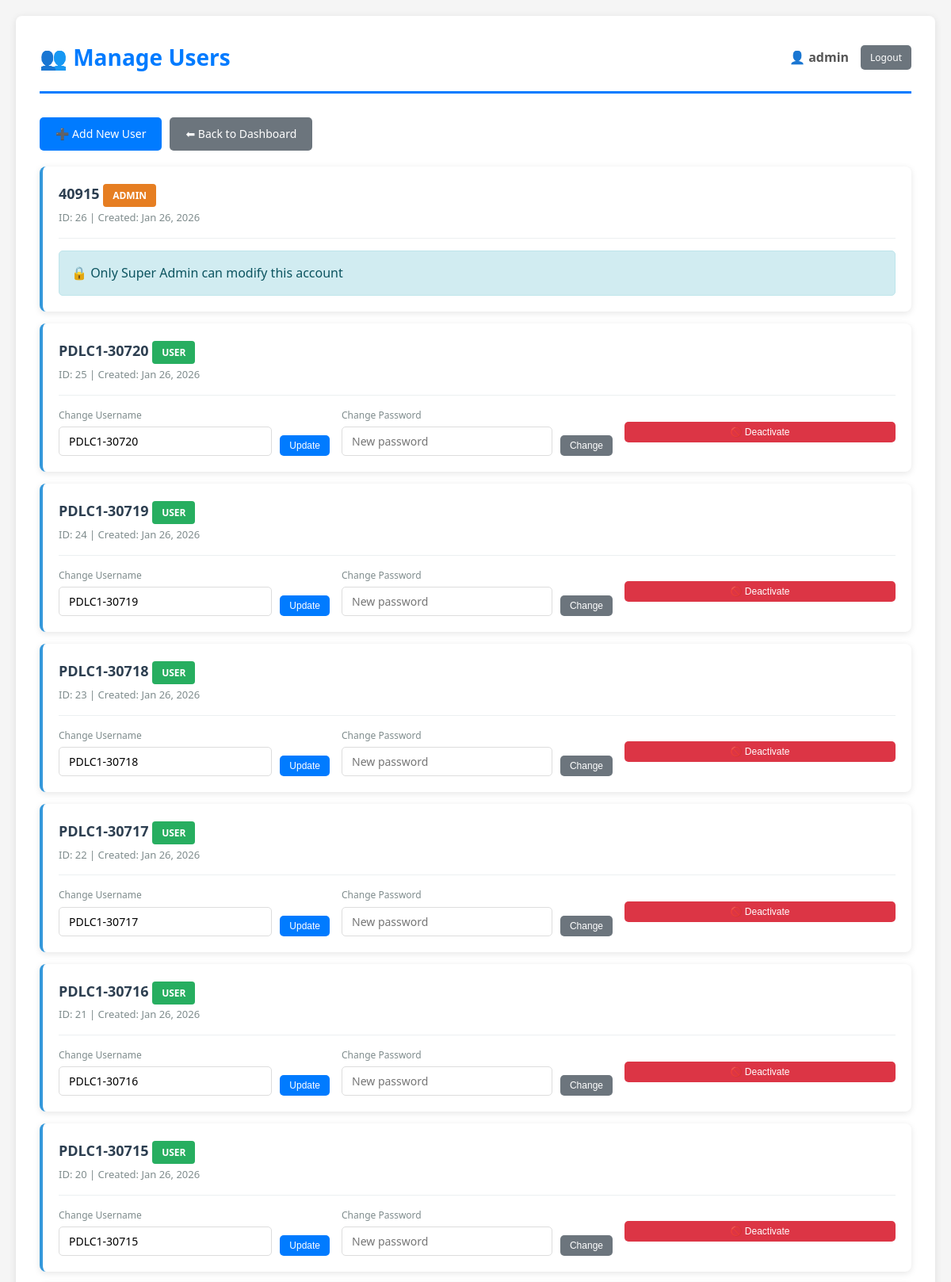
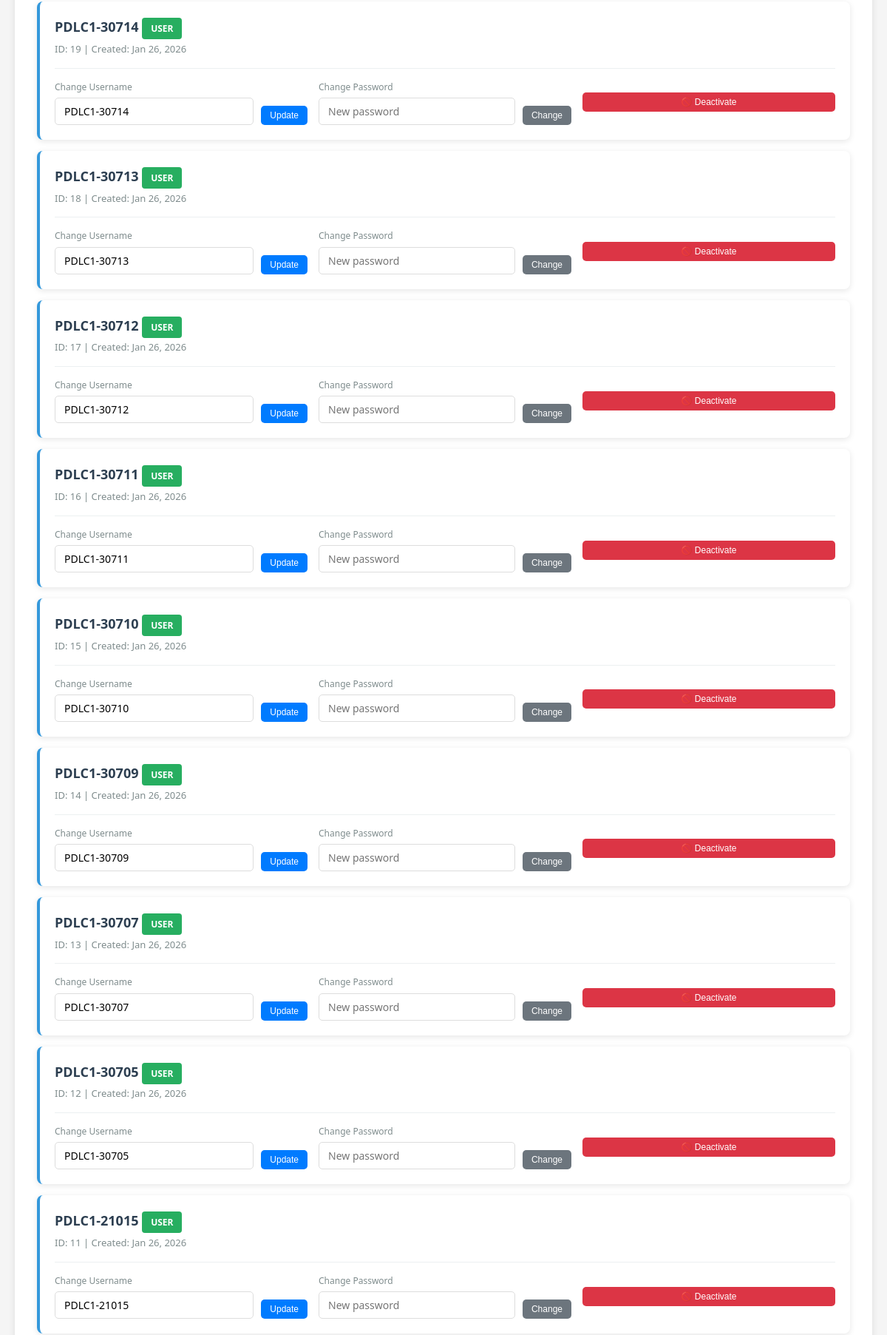
The page /admin/users.php (signed in, upper part) on the database its author committed (2 pictures, top to bottom).
### tables this page shows
CREATE TABLE `users` (
  `id` int(11) NOT NULL,
  `username` varchar(50) NOT NULL,
  `password` varchar(255) NOT NULL,
  `role` enum('admin','super_admin','user','it','mis') NOT NULL,
  `user_status` enum('active','inactive') DEFAULT 'active',
  `remarks` text DEFAULT NULL,
  `created_at` datetime DEFAULT current_timestamp(),
  `updated_at` datetime DEFAULT NULL,
  `updated_by` int(11) DEFAULT NULL
);

### admin/users.php (the view, shortened to what this page needs)
<?php
require_once("admin_guard.php");
$isSuperAdmin = ($_SESSION["role"] === "super_admin");
$result = $conn->query("SELECT * FROM users ORDER BY id DESC");
include("../includes/header.php");
?>
<div style="margin-bottom: 20px; display: flex; gap: 10px;">
    <a href="add_user.php" class="btn">➕ Add New User</a>
    <a href="dashboard.php" class="btn btn-secondary">⬅ Back to Dashboard</a>
</div>
<?php while ($user = $result->fetch_assoc()): ?>
    <div class="user-card <?= $user['status'] ?? 'active' ?>">
        <div class="user-header">
            <div class="user-info">
                <h4>
                    <?= htmlspecialchars($user['username']) ?>
                    <span class="role-badge role-<?= $user['role'] ?>">
                        <?= str_replace('_', ' ', $user['role']) ?>
                    </span>
                </h4>
                <div class="user-meta">
                    ID: <?= $user['id'] ?> |
                    Created: <?= date('M d, Y', strtotime($user['created_at'])) ?>
                </div>
            </div>
        </div>
        <?php
        $canEdit = true;
        if ($user['role'] === 'admin' && !$isSuperAdmin && $user['id'] !== $_SESSION['user_id']) {
            $canEdit = false;
        }
        if ($user['role'] === 'super_admin' && $user['id'] !== $_SESSION['user_id']) {
            $canEdit = false;
        }
        ?>
        <?php if ($canEdit): ?>
        <div class="user-actions">
            <form method="post" class="action-form">
                <div style="flex: 1;">
                    <label style="font-size: 12px; color: #7f8c8d; display: block; margin-bottom: 5px;">
                        Change Username
                    </label>
                    <input type="text" name="new_username" value="<?= htmlspecialchars($user['username']) ?>" required>
                </div>
                <button type="submit" name="change_username" class="btn btn-sm">Update</button>
            </form>
            <form method="post" class="action-form">
                <div style="flex: 1;">
                    <label style="font-size: 12px; color: #7f8c8d; display: block; margin-bottom: 5px;">
                        Change Password
                    </label>
                    <input type="text" name="new_password" placeholder="New password" required>
                </div>
                <button type="submit" name="change_password" class="btn btn-sm btn-secondary">Change</button>
            </form>
            <?php if ($user['id'] !== $_SESSION['user_id']): ?>
            <form method="post" class="action-form" style="align-items: center;"
                  onsubmit="return confirm('<?= ($user['status'] ?? 'active') === 'active' ? 'Deactivate' : 'Activate' ?> this user?');">
                <button type="submit" name="toggle_status" class="btn btn-sm <?= ($user['status'] ?? 'active') === 'active' ? 'btn-danger' : 'btn-success' ?>" style="width: 100%;">
                    <?= ($user['status'] ?? 'active') === 'active' ? '🚫 Deactivate' : '✅ Activate' ?>
                </button>
            </form>
            <?php endif; ?>
        </div>
        <?php else: ?>
            <div class="message message-info" style="margin: 0;">
                🔒 Only Super Admin can modify this account
            </div>
        <?php endif; ?>
    </div>
<?php endwhile; ?>
<?php include("../includes/footer.php"); ?>

### assets/style.css (style rules this page uses)
* { margin: 0; padding: 0; box-sizing: border-box; }
body { font-family: 'Segoe UI', Tahoma, Geneva, Verdana, sans-serif; background: #f5f5f5; color: #333; line-height: 1.6; padding: 20px; }
button, .btn { background: #007bff; color: white; border: none; padding: 10px 20px; border-radius: 5px; cursor: pointer; font-size: 14px; transition: background 0.3s; text-decoration: none; display: inline-block; }
.btn-secondary { background: #6c757d; }
.btn-danger { background: #dc3545; }
.btn-sm { padding: 6px 12px; font-size: 12px; }
input[type="text"], input[type="password"], input[type="date"], select, textarea { width: 100%; padding: 10px; border: 1px solid #ddd; border-radius: 5px; font-size: 14px; font-family: inherit; }
.message { padding: 15px; border-radius: 5px; margin-bottom: 20px; }
.message-info { background: #d1ecf1; color: #0c5460; border: 1px solid #bee5eb; }

### admin/users.php (style rules this page uses)
.user-card { background: white; padding: 20px; border-radius: 8px; margin-bottom: 15px; box-shadow: 0 2px 8px rgba(0,0,0,0.1); border-left: 4px solid #3498db; }
.user-header { display: flex; justify-content: space-between; align-items: center; margin-bottom: 15px; padding-bottom: 15px; border-bottom: 1px solid #ecf0f1; }
.user-info h4 { margin: 0 0 5px 0; color: #2c3e50; font-size: 18px; }
.user-meta { color: #7f8c8d; font-size: 13px; }
.role-badge { padding: 6px 12px; border-radius: 4px; font-size: 12px; font-weight: bold; text-transform: uppercase; }
.role-admin { background: #e67e22; color: white; }
.role-user { background: #27ae60; color: white; }
.user-actions { display: grid; grid-template-columns: repeat(auto-fit, minmax(250px, 1fr)); gap: 15px; }
.action-form { display: flex; gap: 10px; align-items: flex-end; }
.action-form input { flex: 1; padding: 8px 12px; border: 1px solid #ddd; border-radius: 5px; }
.action-form button { white-space: nowrap; }

### rows shown on the page
users: username "40915", role "ADMIN", id "26", created_at "Jan 26, 2026", shows "🔒 Only Super Admin can modify this account"
users: username "PDLC1-30720", role "USER", id "25", created_at "Jan 26, 2026", new_username "PDLC1-30720", shows "🚫 Deactivate"
users: username "PDLC1-30719", role "USER", id "24", created_at "Jan 26, 2026", new_username "PDLC1-30719", shows "🚫 Deactivate"
users: username "PDLC1-30718", role "USER", id "23", created_at "Jan 26, 2026", new_username "PDLC1-30718", shows "🚫 Deactivate"
users: username "PDLC1-30717", role "USER", id "22", created_at "Jan 26, 2026", new_username "PDLC1-30717", shows "🚫 Deactivate"
users: username "PDLC1-30716", role "USER", id "21", created_at "Jan 26, 2026", new_username "PDLC1-30716", shows "🚫 Deactivate"
users: username "PDLC1-30715", role "USER", id "20", created_at "Jan 26, 2026", new_username "PDLC1-30715", shows "🚫 Deactivate"
users: username "PDLC1-30714", role "USER", id "19", created_at "Jan 26, 2026", new_username "PDLC1-30714", shows "🚫 Deactivate"
users: username "PDLC1-30713", role "USER", id "18", created_at "Jan 26, 2026", new_username "PDLC1-30713", shows "🚫 Deactivate"
users: username "PDLC1-30712", role "USER", id "17", created_at "Jan 26, 2026", new_username "PDLC1-30712", shows "🚫 Deactivate"
users: username "PDLC1-30711", role "USER", id "16", created_at "Jan 26, 2026", new_username "PDLC1-30711", shows "🚫 Deactivate"
users: username "PDLC1-30710", role "USER", id "15", created_at "Jan 26, 2026", new_username "PDLC1-30710", shows "🚫 Deactivate"
users: username "PDLC1-30709", role "USER", id "14", created_at "Jan 26, 2026", new_username "PDLC1-30709", shows "🚫 Deactivate"
users: username "PDLC1-30707", role "USER", id "13", created_at "Jan 26, 2026", new_username "PDLC1-30707", shows "🚫 Deactivate"
users: username "PDLC1-30705", role "USER", id "12", created_at "Jan 26, 2026", new_username "PDLC1-30705", shows "🚫 Deactivate"
users: username "PDLC1-21015", role "USER", id "11", created_at "Jan 26, 2026", new_username "PDLC1-21015", shows "🚫 Deactivate"

### other values the page prints
$headerTitle "👥 Manage Users"
$_SESSION["username"] "admin"
